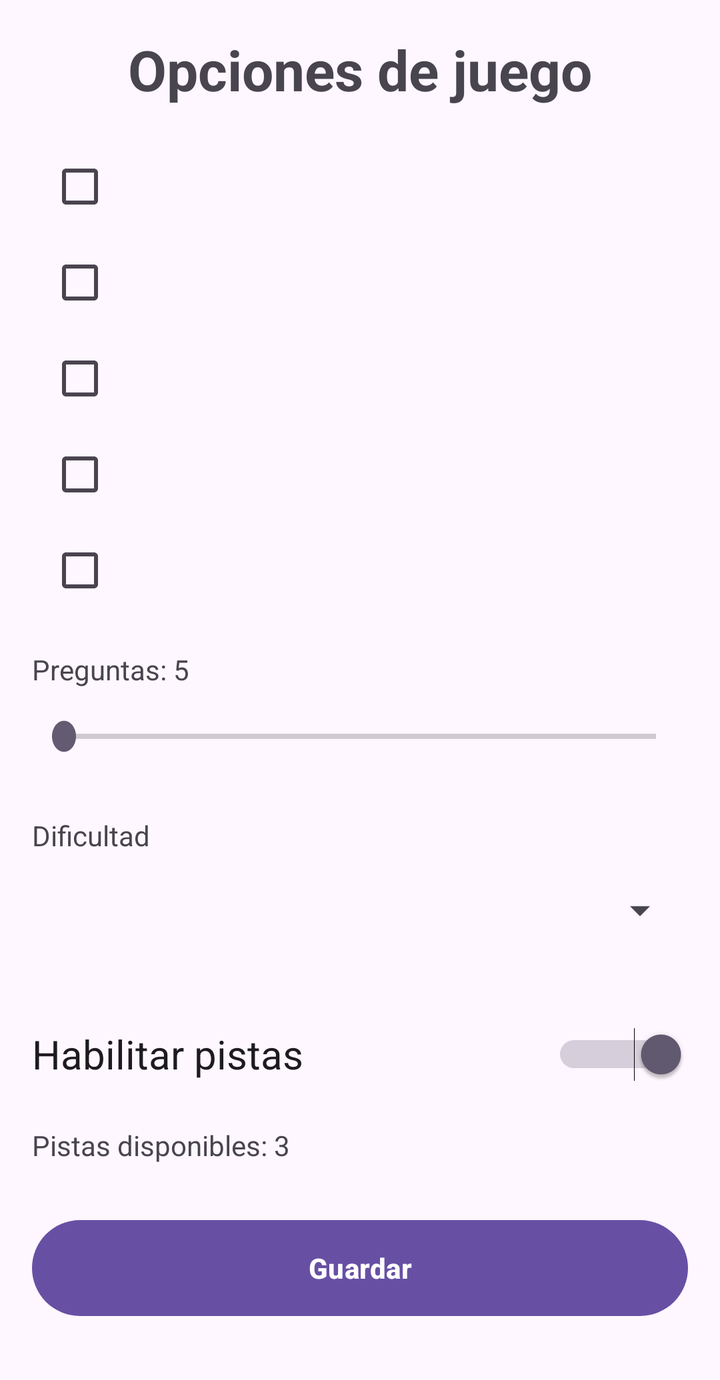
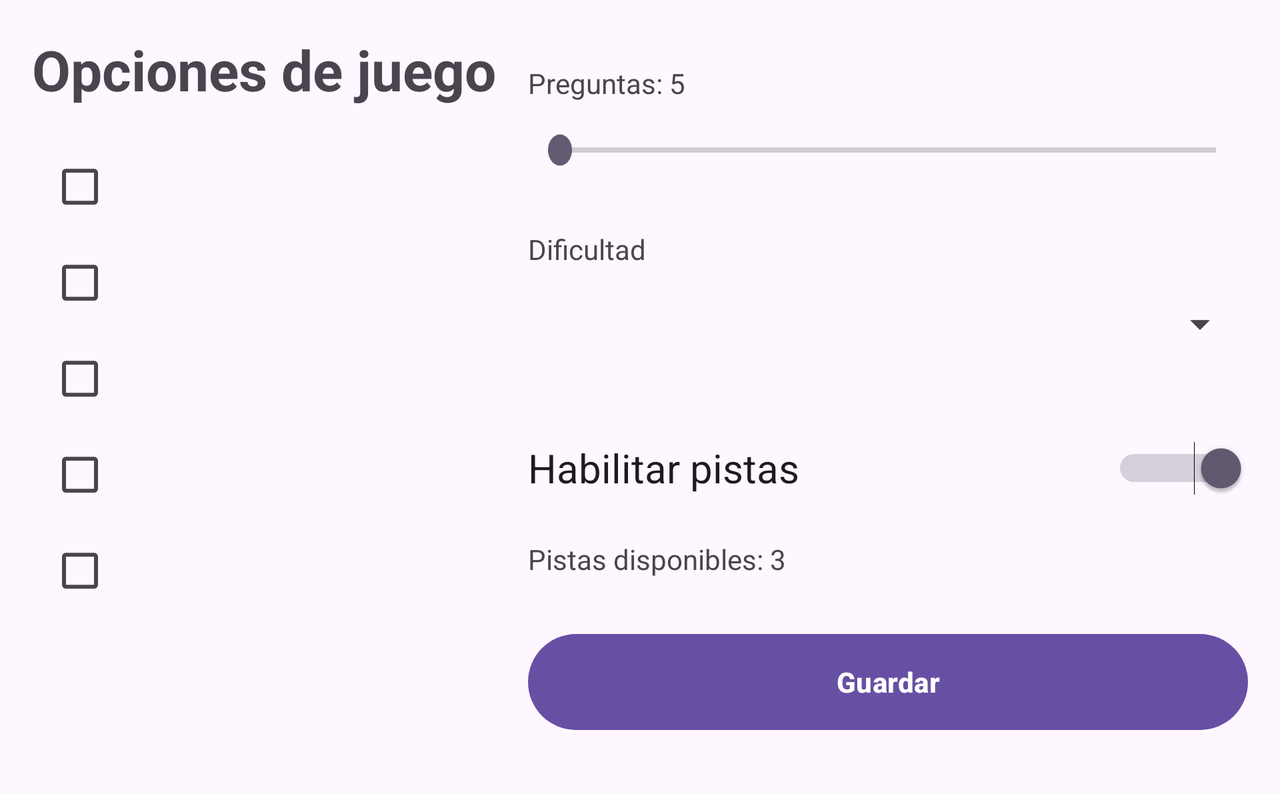

Compare how this app lays out the same screen by default and in its alternative resource folder. The renders come first, then the two layout files and the values they reference.
<!-- AndroidManifest.xml: application theme Theme.ProyectoPreguntadosMobile -->
<!-- res/layout/activity_settings.xml -->
<?xml version="1.0" encoding="utf-8"?>
<ScrollView xmlns:android="http://schemas.android.com/apk/res/android"
    android:id="@+id/main"
    android:layout_width="match_parent"
    android:layout_height="match_parent">

    <LinearLayout
        android:layout_width="match_parent"
        android:layout_height="wrap_content"
        android:orientation="vertical"
        android:padding="16dp">

        <TextView
            android:layout_width="wrap_content"
            android:layout_height="wrap_content"
            android:layout_gravity="center_horizontal"
            android:layout_marginBottom="16dp"
            android:text="@string/settings"
            android:textSize="28sp"
            android:textStyle="bold" />

        <LinearLayout
            android:layout_width="wrap_content"
            android:layout_height="wrap_content"
            android:gravity="center_vertical"
            android:orientation="horizontal">

            <CheckBox
                android:id="@+id/cb_geografia"
                android:layout_width="wrap_content"
                android:layout_height="wrap_content"
                android:text="" />

            <ImageView
                android:id="@+id/geografia_label"
                android:layout_width="170dp"
                android:layout_height="46dp"
                android:contentDescription="@string/topic_geografia"
                android:background="@android:color/transparent" />
        </LinearLayout>

        <LinearLayout
            android:layout_width="wrap_content"
            android:layout_height="wrap_content"
            android:gravity="center_vertical"
            android:orientation="horizontal">

            <CheckBox
                android:id="@+id/cb_historia"
                android:layout_width="wrap_content"
                android:layout_height="wrap_content"
                android:text="" />

            <ImageView
                android:id="@+id/cine_label"
                android:layout_width="170dp"
                android:layout_height="46dp"
                android:background="@android:color/transparent"
                android:contentDescription="@string/topic_historia" />
        </LinearLayout>

        <LinearLayout
            android:layout_width="wrap_content"
            android:layout_height="wrap_content"
            android:gravity="center_vertical"
            android:orientation="horizontal">

            <CheckBox
                android:id="@+id/cb_ciencia"
                android:layout_width="wrap_content"
                android:layout_height="wrap_content"
                android:text="" />

            <ImageView
                android:id="@+id/tecnologia_label"
                android:layout_width="170dp"
                android:layout_height="46dp"
                android:background="@android:color/transparent"
                android:contentDescription="@string/topic_ciencia" />
        </LinearLayout>

        <LinearLayout
            android:layout_width="wrap_content"
            android:layout_height="wrap_content"
            android:gravity="center_vertical"
            android:orientation="horizontal">

            <CheckBox
                android:id="@+id/cb_deportes"
                android:layout_width="wrap_content"
                android:layout_height="wrap_content"
                android:text="" />

            <ImageView
                android:id="@+id/deportes_label"
                android:layout_width="170dp"
                android:layout_height="46dp"
                android:background="@android:color/transparent"
                android:contentDescription="@string/topic_deportes" />
        </LinearLayout>

        <LinearLayout
            android:layout_width="wrap_content"
            android:layout_height="wrap_content"
            android:gravity="center_vertical"
            android:orientation="horizontal">

            <CheckBox
                android:id="@+id/cb_arte"
                android:layout_width="wrap_content"
                android:layout_height="wrap_content"
                android:text="" />

            <ImageView
                android:id="@+id/astronomia_label"
                android:layout_width="170dp"
                android:layout_height="46dp"
                android:background="@android:color/transparent"
                android:contentDescription="@string/topic_arte" />
        </LinearLayout>

        <TextView
            android:id="@+id/tv_question_count"
            android:layout_width="wrap_content"
            android:layout_height="wrap_content"
            android:layout_marginTop="16dp"
            android:text="@string/questions_count_default" />

        <SeekBar
            android:id="@+id/seek_questions"
            android:layout_width="match_parent"
            android:layout_height="48dp"
            android:scaleY="1.3"
            android:max="5"
            android:progress="0" />

        <TextView
            android:layout_width="wrap_content"
            android:layout_height="wrap_content"
            android:layout_marginTop="16dp"
            android:text="@string/difficulty_label" />

        <Spinner
            android:id="@+id/spinner_difficulty"
            android:layout_width="match_parent"
            android:layout_height="56dp"
            android:minHeight="56dp" />

        <Switch
            android:id="@+id/switch_hints"
            android:layout_width="match_parent"
            android:layout_height="56dp"
            android:layout_marginTop="16dp"
            android:checked="true"
            android:gravity="center_vertical"
            android:minHeight="56dp"
            android:switchMinWidth="68dp"
            android:textSize="20sp"
            android:text="@string/enable_hints" />

        <LinearLayout
            android:id="@+id/hints_container"
            android:layout_width="match_parent"
            android:layout_height="wrap_content"
            android:layout_marginTop="8dp"
            android:orientation="vertical">

            <TextView
                android:id="@+id/tv_hints_info"
                android:layout_width="wrap_content"
                android:layout_height="wrap_content"
                android:text="@string/hints_available_default" />
        </LinearLayout>

        <Button
            android:id="@+id/save_button"
            android:layout_width="match_parent"
            android:layout_height="56dp"
            android:layout_marginTop="24dp"
            android:layout_marginBottom="12dp"
            android:text="@string/save_button"
            android:textStyle="bold" />

    </LinearLayout>
</ScrollView>
<!-- resources referenced by this layout -->
<resources>
  <string name="difficulty_label">Dificultad</string>
  <string name="enable_hints">Habilitar pistas</string>
  <string name="hints_available_default">Pistas disponibles: 3</string>
  <string name="questions_count_default">Preguntas: 5</string>
  <string name="save_button">Guardar</string>
  <string name="settings">Opciones de juego</string>
  <string name="topic_arte">Astronomía</string>
  <string name="topic_ciencia">Tecnología</string>
  <string name="topic_deportes">Deportes</string>
  <string name="topic_geografia">Geografía</string>
  <string name="topic_historia">Cine</string>
  <style name="Theme.ProyectoPreguntadosMobile" parent="Base.Theme.ProyectoPreguntadosMobile" />
  <style name="Base.Theme.ProyectoPreguntadosMobile" parent="Theme.Material3.DayNight.NoActionBar">
          
          
      </style>
</resources>
<!-- res/layout-land/activity_settings.xml (the repository's variant of the layout above) -->
<!-- drawn on the phone turned sideways -->
<ScrollView xmlns:android="http://schemas.android.com/apk/res/android"
    android:id="@+id/main"
    android:layout_width="match_parent"
    android:layout_height="match_parent">

    <LinearLayout
        android:layout_width="match_parent"
        android:layout_height="wrap_content"
        android:orientation="horizontal"
        android:padding="16dp">

       <LinearLayout
           android:layout_width="wrap_content"
           android:layout_height="wrap_content"
           android:orientation="vertical">

           <TextView
               android:layout_width="wrap_content"
               android:layout_height="wrap_content"
               android:layout_gravity="center_horizontal"
               android:layout_marginBottom="16dp"
               android:text="@string/settings"
               android:textSize="28sp"
               android:textStyle="bold" />

           <LinearLayout
               android:layout_width="wrap_content"
               android:layout_height="wrap_content"
               android:gravity="center_vertical"
               android:orientation="horizontal">

               <CheckBox
                   android:id="@+id/cb_geografia"
                   android:layout_width="wrap_content"
                   android:layout_height="wrap_content"
                   android:text="" />

               <ImageView
                   android:id="@+id/geografia_label"
                   android:layout_width="170dp"
                   android:layout_height="46dp"
                   android:contentDescription="@string/topic_geografia"
                   android:background="@android:color/transparent" />
           </LinearLayout>

           <LinearLayout
               android:layout_width="wrap_content"
               android:layout_height="wrap_content"
               android:gravity="center_vertical"
               android:orientation="horizontal">

               <CheckBox
                   android:id="@+id/cb_historia"
                   android:layout_width="wrap_content"
                   android:layout_height="wrap_content"
                   android:text="" />

               <ImageView
                   android:id="@+id/cine_label"
                   android:layout_width="170dp"
                   android:layout_height="46dp"
                   android:background="@android:color/transparent"
                   android:contentDescription="@string/topic_historia" />
           </LinearLayout>

           <LinearLayout
               android:layout_width="wrap_content"
               android:layout_height="wrap_content"
               android:gravity="center_vertical"
               android:orientation="horizontal">

               <CheckBox
                   android:id="@+id/cb_ciencia"
                   android:layout_width="wrap_content"
                   android:layout_height="wrap_content"
                   android:text="" />

               <ImageView
                   android:id="@+id/tecnologia_label"
                   android:layout_width="170dp"
                   android:layout_height="46dp"
                   android:background="@android:color/transparent"
                   android:contentDescription="@string/topic_ciencia" />
           </LinearLayout>

           <LinearLayout
               android:layout_width="wrap_content"
               android:layout_height="wrap_content"
               android:gravity="center_vertical"
               android:orientation="horizontal">

               <CheckBox
                   android:id="@+id/cb_deportes"
                   android:layout_width="wrap_content"
                   android:layout_height="wrap_content"
                   android:text="" />

               <ImageView
                   android:id="@+id/deportes_label"
                   android:layout_width="170dp"
                   android:layout_height="46dp"
                   android:background="@android:color/transparent"
                   android:contentDescription="@string/topic_deportes" />
           </LinearLayout>

           <LinearLayout
               android:layout_width="wrap_content"
               android:layout_height="wrap_content"
               android:gravity="center_vertical"
               android:orientation="horizontal">

               <CheckBox
                   android:id="@+id/cb_arte"
                   android:layout_width="wrap_content"
                   android:layout_height="wrap_content"
                   android:text="" />

               <ImageView
                   android:id="@+id/astronomia_label"
                   android:layout_width="170dp"
                   android:layout_height="46dp"
                   android:background="@android:color/transparent"
                   android:contentDescription="@string/topic_arte" />
           </LinearLayout>

       </LinearLayout>
        <LinearLayout
            android:layout_width="match_parent"
            android:layout_height="wrap_content"
            android:orientation="vertical"
            android:layout_marginLeft="16dp">
            <TextView
                android:id="@+id/tv_question_count"
                android:layout_width="wrap_content"
                android:layout_height="wrap_content"
                android:layout_marginTop="16dp"
                android:text="@string/questions_count_default" />

            <SeekBar
                android:id="@+id/seek_questions"
                android:layout_width="match_parent"
                android:layout_height="48dp"
                android:scaleY="1.3"
                android:max="5"
                android:progress="0" />

            <TextView
                android:layout_width="wrap_content"
                android:layout_height="wrap_content"
                android:layout_marginTop="16dp"
                android:text="@string/difficulty_label" />

            <Spinner
                android:id="@+id/spinner_difficulty"
                android:layout_width="match_parent"
                android:layout_height="56dp"
                android:minHeight="56dp" />

            <Switch
                android:id="@+id/switch_hints"
                android:layout_width="match_parent"
                android:layout_height="56dp"
                android:layout_marginTop="16dp"
                android:checked="true"
                android:gravity="center_vertical"
                android:minHeight="56dp"
                android:switchMinWidth="68dp"
                android:textSize="20sp"
                android:text="@string/enable_hints" />

            <LinearLayout
                android:id="@+id/hints_container"
                android:layout_width="match_parent"
                android:layout_height="wrap_content"
                android:layout_marginTop="8dp"
                android:orientation="vertical">

                <TextView
                    android:id="@+id/tv_hints_info"
                    android:layout_width="wrap_content"
                    android:layout_height="wrap_content"
                    android:text="@string/hints_available_default" />
            </LinearLayout>

            <Button
                android:id="@+id/save_button"
                android:layout_width="match_parent"
                android:layout_height="56dp"
                android:layout_marginTop="24dp"
                android:layout_marginBottom="12dp"
                android:text="@string/save_button"
                android:textStyle="bold" />

        </LinearLayout>

    </LinearLayout>
</ScrollView>
